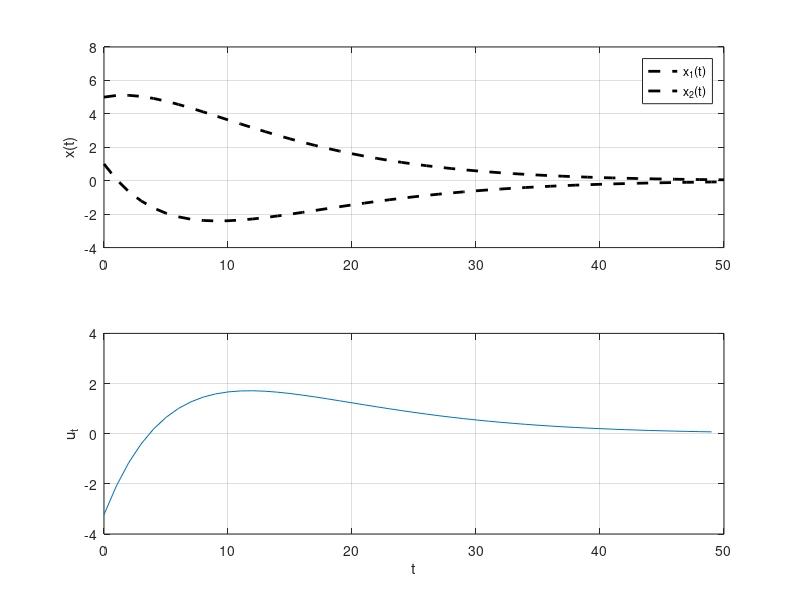

This figure's MATLAB source:
%% Assignment 7, Problem 3 b)
%  MPC and state feedback

k1 = 1;
k2 = 1;
k3 = 1;
T = 0.1;

% Continuous time:
Ac = [  0    1 
      -k1  -k2 ];
Bc = [0  k3]';

% Discrete time:
A = eye(2) + Ac*T;
B = Bc*T;

N = 10; % Length of time horizon
nx = size(A,2); % number of states (equals the number of rows in A)
nu = size(B,2); % number of controls (equals the number of rows in B)

% Cost function
I_N = eye(N);
Qt = diag([4 4]);
Q = kron(I_N, Qt);
Rt = 1;
R = kron(I_N, Rt);
G = blkdiag(Q, R);

% Equality constraint
Aeq_c1 = eye(N*nx);                         % Component 1 of A_eq
Aeq_c2 = kron(diag(ones(N-1,1),-1), -A);    % Component 2 of A_eq
Aeq_c3 = kron(I_N, -B);                     % Component 3 of A_eq
Aeq = [Aeq_c1 + Aeq_c2, Aeq_c3];

% Inequality constraint
x_lb = -Inf(N*nx,1);    % Lower bound on x
x_ub =  Inf(N*nx,1);    % Upper bound on x
u_lb = -4*ones(N*nu,1); % Lower bound on u
u_ub =  4*ones(N*nu,1); % Upper bound on u
lb = [x_lb; u_lb];      % Lower bound on z
ub = [x_ub; u_ub];      % Upper bound on z

%% MPC

opt = optimset('Display','off', 'Diagnostics','off', 'LargeScale','off', 'Algorithm', 'active-set');

tf = 50; % Final time step
x = NaN(2,tf+1);
u = NaN(1,tf+1);
y = NaN(1,tf+1);

x0     = [5, 1]'; % Initial state

x(:,1) = x0;

% Initialize beq
beq = [zeros(nx,1); zeros((N-1)*nx,1)];

for t = 1:tf
    
    % Update equality constraint with latest state
    beq(1:nx) = A*x(:,t);
    
    % Solve optimization problem
    [z,fval,exitflag,output,lambda] = quadprog(G,[],[],[],Aeq,beq,lb,ub,[],opt);
    
    % Extract optimal control from solution z
    u_ol = z(N*nx+1:N*nx+N*nu);    % Control, open-loop optimal
    u(t) = u_ol(1); % Only first element is used
    
    % Simulate system one step ahead
    x(:,t+1) = A*x(:,t) + B*u(t);
    
end

%% Plot
t_vec = 0:tf; % Time vector

% Plot optimal trajectory
figure(1);
subplot(2,1,1);
plot(t_vec, x, 'k--', 'linewidth', 2);
hleg = legend('x_1(t)', 'x_2(t)');
grid('on');
box('on');
ylim([-4, 8]);
ylabel('x(t)');

subplot(2,1,2);
plot(t_vec,u);
box('on');
grid('on');
ylim([-4, 4]);
ylabel('u_t');
xlabel('t');

